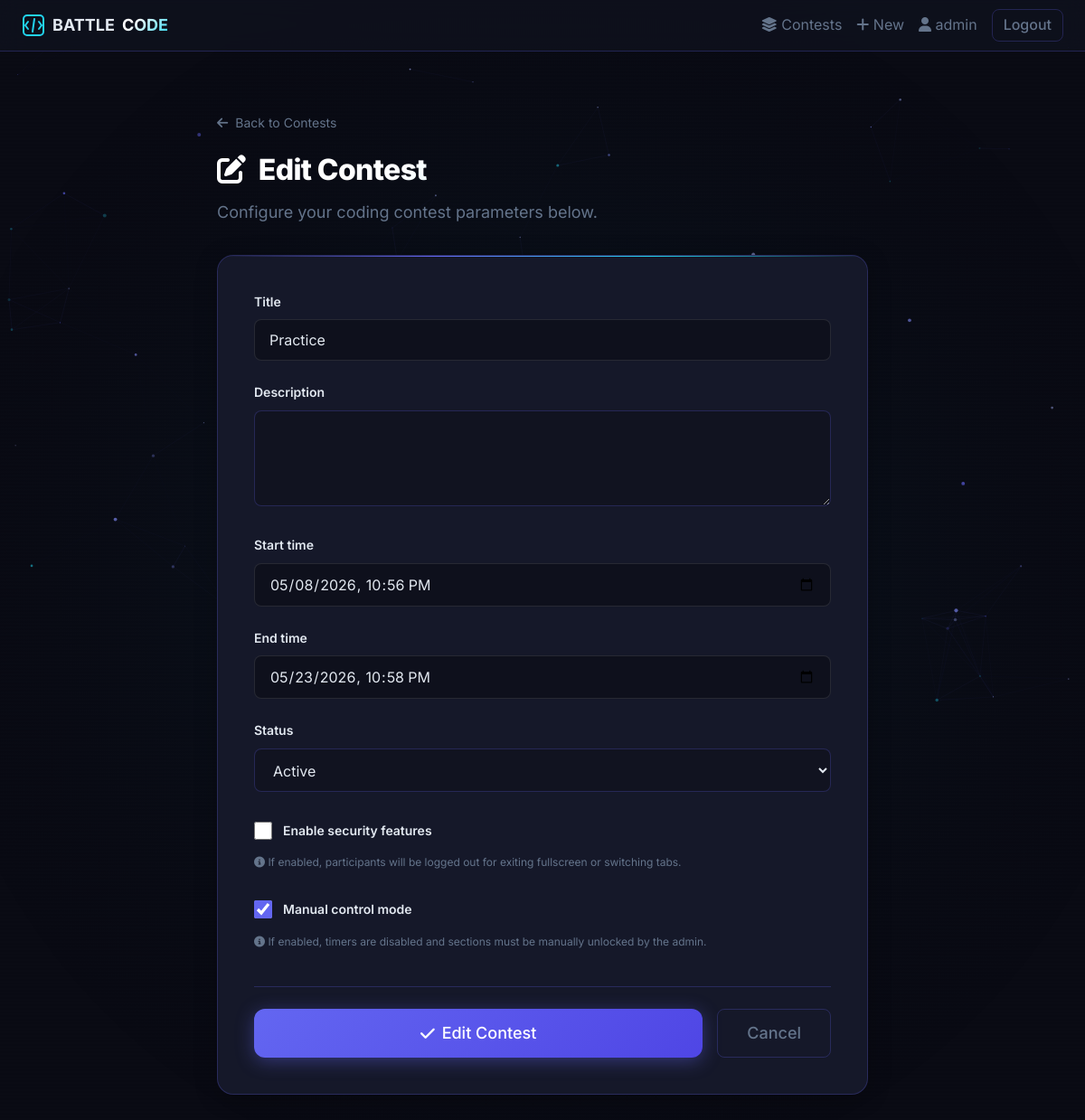
/contests/manage/1/edit/ (signed in), run on the app's committed database.
### apps/accounts/models.py (models this page shows, shortened)
class User(AbstractUser):
    ROLE_CANDIDATE = 'candidate'
    ROLE_ADMIN = 'admin'
    ROLE_CHOICES = [
        (ROLE_CANDIDATE, 'Candidate'),
        (ROLE_ADMIN, 'Admin'),
    ]
    role = models.CharField(max_length=20, choices=ROLE_CHOICES, default=ROLE_CANDIDATE)
    email = models.EmailField(unique=True)
    @property
    def is_contest_admin(self):
        return self.role == self.ROLE_ADMIN or self.is_staff

### apps/contests/models.py (models this page shows, shortened)
class Contest(models.Model):
    STATUS_DRAFT = 'draft'
    STATUS_ACTIVE = 'active'
    STATUS_ENDED = 'ended'
    STATUS_CHOICES = [
        (STATUS_DRAFT, 'Draft'),
        (STATUS_ACTIVE, 'Active'),
        (STATUS_ENDED, 'Ended'),
    ]
    title = models.CharField(max_length=255)
    description = models.TextField(blank=True)
    start_time = models.DateTimeField()
    end_time = models.DateTimeField()
    status = models.CharField(max_length=20, choices=STATUS_CHOICES, default=STATUS_DRAFT)
    created_by = models.ForeignKey(User, on_delete=models.CASCADE, related_name='created_contests')
    participants = models.ManyToManyField(User, through='ContestParticipant', related_name='contests')
    created_at = models.DateTimeField(auto_now_add=True)
    updated_at = models.DateTimeField(auto_now=True)
    enable_security_features = models.BooleanField(
        default=True,
        help_text="If enabled, participants will be logged out for exiting fullscreen or switching tabs."
    )
    manual_control_mode = models.BooleanField(
        default=False,
        help_text="If enabled, timers are disabled and sections must be manually unlocked by the admin."
    )
    class Meta:
        ordering = ['-created_at']

### apps/contests/views.py (the view)
# urls.py: path('manage/<int:contest_id>/edit/', views.admin_contest_edit, name='admin_contest_edit'),
@admin_required
def admin_contest_edit(request, contest_id):
    contest = get_object_or_404(Contest, id=contest_id)
    if request.method == 'POST':
        form = ContestForm(request.POST, instance=contest)
        if form.is_valid():
            form.save()
            messages.success(request, 'Contest updated!')
            return redirect('admin_contest_detail', contest_id=contest.id)
    else:
        form = ContestForm(instance=contest)
    return render(request, 'contests/admin/contest_form.html', {
        'form': form, 'contest': contest, 'action': 'Edit'
    })

### apps/contests/forms.py
class ContestForm(forms.ModelForm):
    class Meta:
        model = Contest
        fields = ['title', 'description', 'start_time', 'end_time', 'status', 'enable_security_features', 'manual_control_mode']
        widgets = {
            'title': forms.TextInput(attrs={'class': 'form-input'}),
            'description': forms.Textarea(attrs={'class': 'form-input', 'rows': 4}),
            'start_time': forms.DateTimeInput(
                attrs={'class': 'form-input', 'type': 'datetime-local'}
            ),
            'end_time': forms.DateTimeInput(
                attrs={'class': 'form-input', 'type': 'datetime-local'}
            ),
            'status': forms.Select(attrs={'class': 'form-input'}),
            'enable_security_features': forms.CheckboxInput(attrs={'class': 'form-checkbox-custom'}),
            'manual_control_mode': forms.CheckboxInput(attrs={'class': 'form-checkbox-custom'}),
        }

### apps/contests/views.py (called while the page is built)
def admin_required(view_func):
    @wraps(view_func)
    def wrapper(request, *args, **kwargs):
        if not request.user.is_authenticated or not request.user.is_contest_admin:
            messages.error(request, 'Admin access required.')
            return redirect('contest_list')
        return view_func(request, *args, **kwargs)
    return wrapper

### templates/contests/admin/contest_form.html (shortened to what this page needs)
{% extends 'base.html' %}
{% block content %}
<div style="max-width:720px;margin:2rem auto">
  <div class="page-header" style="margin-bottom: 2rem;">
    <a href="{% url 'contest_list' %}" style="color: var(--color-text-muted); text-decoration: none; font-size: 0.875rem; display: inline-flex; align-items: center; gap: 0.5rem; transition: color 0.2s;">
      <i class="fa-solid fa-arrow-left"></i> Back to Contests
    </a>
    <h1 class="page-title" style="margin-top: 0.75rem; font-size: 2rem; font-weight: 800; background: linear-gradient(135deg, #ffffff 30%, var(--color-cyan)); -webkit-background-clip: text; -webkit-text-fill-color: transparent; background-clip: text; letter-spacing: -0.02em;">
      <i class="fa-solid fa-pen-to-square" style="color: var(--color-primary); margin-right: 0.5rem;"></i> {{ action }} Contest
    </h1>
    <p class="text-muted" style="margin-top: 0.5rem;">Configure your coding contest parameters below.</p>
  </div>
  <div class="modern-card">
    <form method="post" novalidate>
      {% for field in form %}
        <div class="form-group">
          {% if field.field.widget.input_type == 'checkbox' %}
            <label class="checkbox-wrapper">
              {{ field }}
              <span class="form-label" style="margin-bottom:0">{{ field.label }}</span>
            </label>
          {% else %}
            <label class="form-label">{{ field.label }}</label>
            {{ field }}
          {% endif %}
          {% if field.help_text %}
            <p class="form-hint"><i class="fa-solid fa-circle-info"></i> {{ field.help_text }}</p>
          {% endif %}
        </div>
      {% endfor %}
      <div style="display: flex; gap: 1rem; margin-top: 2.5rem; padding-top: 1.5rem; border-top: 1px solid var(--color-border);">
        <button type="submit" class="btn btn-primary btn-lg" style="flex: 1; justify-content: center; border-radius: 12px; background: linear-gradient(135deg, var(--color-primary) 0%, #4f46e5 100%); border: none; box-shadow: 0 4px 20px rgba(99, 102, 241, 0.4);">
          <i class="fa-solid fa-check"></i> {{ action }} Contest
        </button>
        <a href="{% url 'contest_list' %}" class="btn btn-ghost btn-lg" style="border-radius: 8px;">
          Cancel
        </a>
      </div>
    </form>
  </div>
</div>
{% endblock %}

### templates/base.html (shortened to what this page needs)
<!DOCTYPE html>
<html lang="en" data-theme="dark">
<head>
  {% load static %}
  <link rel="stylesheet" href="https://cdnjs.cloudflare.com/ajax/libs/font-awesome/6.4.0/css/all.min.css">
  <link rel="stylesheet" href="{% static 'css/main.css' %}">
</head>
<body>
<nav class="navbar" id="main-nav">
  <div class="nav-inner">
    <a href="{% url 'contest_list' %}" class="nav-brand">
      <svg width="26" height="26" viewBox="0 0 26 26" fill="none" aria-label="BATTLE CODE">
        <rect x="2" y="2" width="22" height="22" rx="4" stroke="var(--color-primary)" stroke-width="2"/>
        <path d="M7 9l-3 4 3 4M19 9l3 4-3 4M14 6l-2 14"
              stroke="var(--color-primary)" stroke-width="2" stroke-linecap="round"/>
      </svg>
      BATTLE <strong>CODE</strong>
    </a>
    <div class="nav-links">
      <a href="{% url 'contest_list' %}"><i class="fa-solid fa-layer-group"></i> Contests</a>
      {% if user.is_authenticated %}
        {% if user.is_contest_admin %}
          <a href="{% url 'admin_contest_create' %}"><i class="fa-solid fa-plus"></i> New</a>
        {% endif %}
        <a href="{% url 'profile' %}"><i class="fa-solid fa-user"></i> {{ user.username }}</a>
        <a href="{% url 'logout' %}" class="btn btn-ghost btn-sm">Logout</a>
      {% else %}
        <a href="{% url 'login' %}" class="btn btn-ghost btn-sm">Login</a>
        <a href="{% url 'register' %}" class="btn btn-primary btn-sm">Register</a>
      {% endif %}
    </div>
  </div>
</nav>
<div class="arena-wrapper">
  <main class="main-content" id="main-content">
    {% block content %}{% endblock %}
  </main>
</div>
</body>
</html>

### static/css/main.css (style rules this page uses)
:root, [data-theme="light"], [data-theme="dark"] { --color-bg: #0a0b14; --color-surface: #111320; --color-surface-2: #151829; --color-surface-offset: rgba(255, 255, 255, 0.05); --color-border: rgba(99, 102, 241, 0.25); --color-text: #e2e8f0; --color-text-muted: #64748b; --color-text-faint: #475569; --color-primary: #6366f1; --color-primary-hover: #818cf8; --color-cyan: #22d3ee; --color-success: #10b981; --color-error: #f43f5e; --color-warning: #f59e0b; --color-accent: #22d3ee; --color-glow-p: rgba(99, 102, 241, 0.35); --shadow-sm: 0 1px 3px rgba(0,0,0,0.3); --shadow-md: 0 4px 16px rgba(0,0,0,0.4); --shadow-lg: 0 12px 40px rgba(0,0,0,0.5); --radius-sm: 0.375rem; --radius-md: 0.5rem; --radius-lg: 0.75rem; --radius-xl: 1rem; --radius-full: 9999px; --space-1: 0.25rem; --space-2: 0.5rem; --space-3: 0.75rem; --space-4: 1rem; --space-5: 1.25rem; --space-6: 1.5rem; --space-8: 2rem; --space-10: 2.5rem; --space-12: 3rem; --space-16: 4rem; --text-xs: clamp(0.75rem, 0.7rem + 0.25vw, 0.875rem); --text-sm: clamp(0.875rem, 0.8rem + 0.35vw, 1rem); --text-base: clamp(1rem, 0.95rem + 0.25vw, 1.125rem); --text-lg: clamp(1.125rem, 1rem + 0.75vw, 1.5rem); --text-xl: clamp(1.5rem, 1.2rem + 1.25vw, 2.25rem); --font-body: 'Inter', 'Helvetica Neue', sans-serif; --font-mono: 'JetBrains Mono', 'Fira Code', monospace; --transition: 180ms cubic-bezier(0.16, 1, 0.3, 1); }
*, *::before, *::after { box-sizing: border-box; margin: 0; padding: 0; }
html { -webkit-font-smoothing: antialiased; scroll-behavior: smooth; }
body { min-height: 100dvh; font-family: var(--font-body); font-size: var(--text-base); color: var(--color-text); background: var(--color-bg); line-height: 1.6; }
img, svg { display: block; max-width: 100%; }
button { cursor: pointer; background: none; border: none; font: inherit; color: inherit; }
a { color: var(--color-primary); text-decoration: none; }
.navbar { position: sticky; top: 0; z-index: 100; background: var(--color-surface); border-bottom: 1px solid var(--color-border); backdrop-filter: blur(8px); }
.nav-inner { max-width: 1280px; margin: 0 auto; padding: 0 var(--space-6); display: flex; align-items: center; justify-content: space-between; height: 56px; }
.nav-brand { display: flex; align-items: center; gap: var(--space-2); font-size: var(--text-base); font-weight: 700; color: var(--color-text); text-decoration: none; }
.nav-brand strong { color: var(--color-primary); }
.nav-links { display: flex; align-items: center; gap: var(--space-4); }
.nav-links a { font-size: var(--text-sm); color: var(--color-text-muted); transition: color var(--transition); }
.btn { display: inline-flex; align-items: center; gap: var(--space-2); padding: var(--space-2) var(--space-5); border-radius: var(--radius-md); font-size: var(--text-sm); font-weight: 500; transition: all var(--transition); text-decoration: none; border: 1px solid transparent; cursor: pointer; }
.btn-sm { padding: var(--space-1) var(--space-3); font-size: var(--text-xs); }
.btn-lg { padding: var(--space-3) var(--space-8); font-size: var(--text-base); }
.btn-primary { background: var(--color-primary); color: #fff; border-color: var(--color-primary); }
.btn-ghost { border-color: var(--color-border); color: var(--color-text-muted); }
.main-content { max-width: 1280px; margin: 0 auto; padding: var(--space-8) var(--space-6); }
.page-header { margin-bottom: var(--space-8); }
.page-title { font-size: var(--text-xl); font-weight: 700; margin-bottom: var(--space-2); }
.form-group { margin-bottom: var(--space-5); }
.form-label { display: block; font-size: var(--text-sm); font-weight: 500; margin-bottom: var(--space-2); color: var(--color-text); }
.form-input { width: 100%; padding: var(--space-3) var(--space-4); background: var(--color-surface); border: 1px solid var(--color-border); border-radius: var(--radius-md); font-size: var(--text-sm); color: var(--color-text); transition: border-color var(--transition), box-shadow var(--transition); }
textarea.form-input { resize: vertical; min-height: 100px; }
.form-hint { font-size: var(--text-xs); color: var(--color-text-muted); margin-top: 4px; }
.text-muted { color: var(--color-text-muted); }

### data on the page
User: username "admin"
Contest: form "Practice" "05/08/2026 22:56" "05/23/2026 22:58" "Active", form "☑"

### other printed values
{{ action }} "Edit"
{{ field.label }} "Title" "Description" "Start time" "End time" "Status"
{{ field.label }} "Enable security features" "Manual control mode"
{{ field.help_text }} "If enabled, participants will be logged out for exiting fullscreen or switching tabs." "If enabled, timers are disabled and sections must be manually unlocked by the admin."
